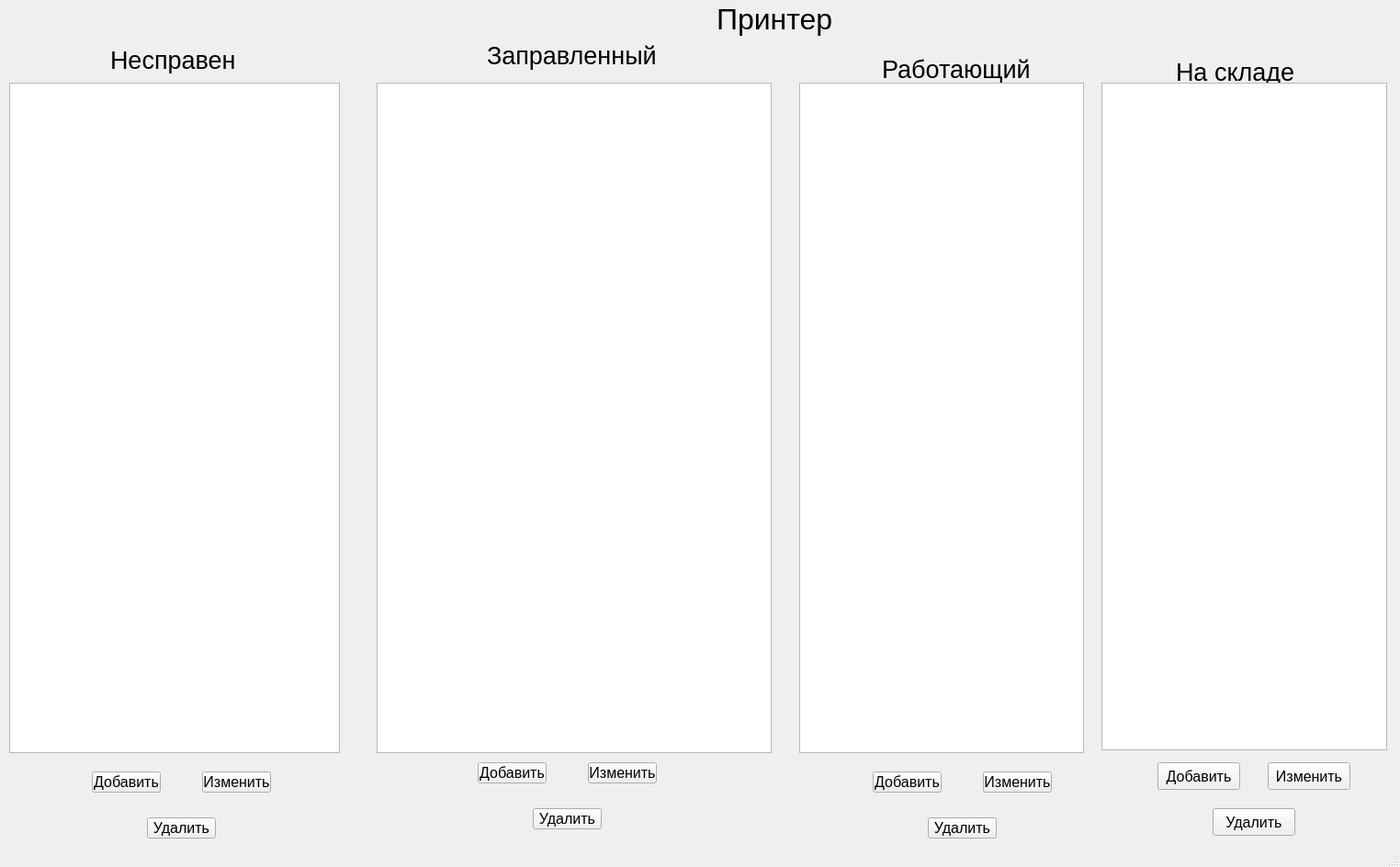
<?xml version="1.0" encoding="UTF-8"?>
<ui version="4.0">
 <class>MainWindow</class>
 <widget class="QMainWindow" name="MainWindow">
  <property name="geometry">
   <rect>
    <x>0</x>
    <y>0</y>
    <width>1524</width>
    <height>944</height>
   </rect>
  </property>
  <property name="windowTitle">
   <string>MainWindow</string>
  </property>
  <widget class="QWidget" name="centralwidget">
   <widget class="QPushButton" name="pb_add_defective">
    <property name="geometry">
     <rect>
      <x>100</x>
      <y>840</y>
      <width>75</width>
      <height>23</height>
     </rect>
    </property>
    <property name="font">
     <font>
      <pointsize>12</pointsize>
     </font>
    </property>
    <property name="text">
     <string>Добавить</string>
    </property>
   </widget>
   <widget class="QPushButton" name="pb_chance_defective">
    <property name="geometry">
     <rect>
      <x>220</x>
      <y>840</y>
      <width>75</width>
      <height>23</height>
     </rect>
    </property>
    <property name="font">
     <font>
      <pointsize>12</pointsize>
     </font>
    </property>
    <property name="text">
     <string>Изменить</string>
    </property>
   </widget>
   <widget class="QPushButton" name="pb_delete_defective">
    <property name="geometry">
     <rect>
      <x>160</x>
      <y>890</y>
      <width>75</width>
      <height>23</height>
     </rect>
    </property>
    <property name="font">
     <font>
      <pointsize>12</pointsize>
     </font>
    </property>
    <property name="text">
     <string>Удалить</string>
    </property>
   </widget>
   <widget class="QTableView" name="tableView_defective">
    <property name="geometry">
     <rect>
      <x>10</x>
      <y>90</y>
      <width>360</width>
      <height>730</height>
     </rect>
    </property>
   </widget>
   <widget class="QLabel" name="label">
    <property name="geometry">
     <rect>
      <x>780</x>
      <y>0</y>
      <width>171</width>
      <height>41</height>
     </rect>
    </property>
    <property name="font">
     <font>
      <pointsize>24</pointsize>
     </font>
    </property>
    <property name="text">
     <string>Принтер</string>
    </property>
   </widget>
   <widget class="QLabel" name="label_2">
    <property name="geometry">
     <rect>
      <x>120</x>
      <y>50</y>
      <width>170</width>
      <height>30</height>
     </rect>
    </property>
    <property name="font">
     <font>
      <pointsize>20</pointsize>
     </font>
    </property>
    <property name="text">
     <string>Несправен</string>
    </property>
   </widget>
   <widget class="QPushButton" name="pb_add_refueled">
    <property name="geometry">
     <rect>
      <x>520</x>
      <y>830</y>
      <width>75</width>
      <height>23</height>
     </rect>
    </property>
    <property name="font">
     <font>
      <pointsize>12</pointsize>
     </font>
    </property>
    <property name="text">
     <string>Добавить</string>
    </property>
   </widget>
   <widget class="QPushButton" name="pb_chance_refueled">
    <property name="geometry">
     <rect>
      <x>640</x>
      <y>830</y>
      <width>75</width>
      <height>23</height>
     </rect>
    </property>
    <property name="font">
     <font>
      <pointsize>12</pointsize>
     </font>
    </property>
    <property name="text">
     <string>Изменить</string>
    </property>
   </widget>
   <widget class="QPushButton" name="pb_delete_refueled">
    <property name="geometry">
     <rect>
      <x>580</x>
      <y>880</y>
      <width>75</width>
      <height>23</height>
     </rect>
    </property>
    <property name="font">
     <font>
      <pointsize>12</pointsize>
     </font>
    </property>
    <property name="text">
     <string>Удалить</string>
    </property>
   </widget>
   <widget class="QTableView" name="tableView_refueled">
    <property name="geometry">
     <rect>
      <x>410</x>
      <y>90</y>
      <width>430</width>
      <height>730</height>
     </rect>
    </property>
   </widget>
   <widget class="QLabel" name="label_3">
    <property name="geometry">
     <rect>
      <x>530</x>
      <y>40</y>
      <width>190</width>
      <height>40</height>
     </rect>
    </property>
    <property name="font">
     <font>
      <pointsize>20</pointsize>
     </font>
    </property>
    <property name="text">
     <string>Заправленный </string>
    </property>
   </widget>
   <widget class="QLabel" name="label_4">
    <property name="geometry">
     <rect>
      <x>960</x>
      <y>60</y>
      <width>170</width>
      <height>30</height>
     </rect>
    </property>
    <property name="font">
     <font>
      <pointsize>20</pointsize>
     </font>
    </property>
    <property name="text">
     <string>Работающий </string>
    </property>
   </widget>
   <widget class="QTableView" name="tableView_working">
    <property name="geometry">
     <rect>
      <x>870</x>
      <y>90</y>
      <width>310</width>
      <height>730</height>
     </rect>
    </property>
   </widget>
   <widget class="QPushButton" name="pb_add_working">
    <property name="geometry">
     <rect>
      <x>950</x>
      <y>840</y>
      <width>75</width>
      <height>23</height>
     </rect>
    </property>
    <property name="font">
     <font>
      <pointsize>12</pointsize>
     </font>
    </property>
    <property name="text">
     <string>Добавить</string>
    </property>
   </widget>
   <widget class="QPushButton" name="pushButton_chance_working">
    <property name="geometry">
     <rect>
      <x>1070</x>
      <y>840</y>
      <width>75</width>
      <height>23</height>
     </rect>
    </property>
    <property name="font">
     <font>
      <pointsize>12</pointsize>
     </font>
    </property>
    <property name="text">
     <string>Изменить</string>
    </property>
   </widget>
   <widget class="QPushButton" name="pushButton_delete_working">
    <property name="geometry">
     <rect>
      <x>1010</x>
      <y>890</y>
      <width>75</width>
      <height>23</height>
     </rect>
    </property>
    <property name="font">
     <font>
      <pointsize>12</pointsize>
     </font>
    </property>
    <property name="text">
     <string>Удалить</string>
    </property>
   </widget>
   <widget class="QLabel" name="label_5">
    <property name="geometry">
     <rect>
      <x>1280</x>
      <y>60</y>
      <width>145</width>
      <height>37</height>
     </rect>
    </property>
    <property name="font">
     <font>
      <pointsize>20</pointsize>
     </font>
    </property>
    <property name="text">
     <string>На складе</string>
    </property>
   </widget>
   <widget class="QTableView" name="tableView_on_clade">
    <property name="geometry">
     <rect>
      <x>1199</x>
      <y>90</y>
      <width>311</width>
      <height>727</height>
     </rect>
    </property>
   </widget>
   <widget class="QPushButton" name="pushButton_add_on_clade">
    <property name="geometry">
     <rect>
      <x>1260</x>
      <y>830</y>
      <width>90</width>
      <height>30</height>
     </rect>
    </property>
    <property name="font">
     <font>
      <pointsize>12</pointsize>
     </font>
    </property>
    <property name="text">
     <string>Добавить</string>
    </property>
   </widget>
   <widget class="QPushButton" name="pushButton_delete_on_clade">
    <property name="geometry">
     <rect>
      <x>1320</x>
      <y>880</y>
      <width>90</width>
      <height>30</height>
     </rect>
    </property>
    <property name="font">
     <font>
      <pointsize>12</pointsize>
     </font>
    </property>
    <property name="text">
     <string>Удалить</string>
    </property>
   </widget>
   <widget class="QPushButton" name="pushButton_chance_on_clade">
    <property name="geometry">
     <rect>
      <x>1380</x>
      <y>830</y>
      <width>90</width>
      <height>30</height>
     </rect>
    </property>
    <property name="font">
     <font>
      <pointsize>12</pointsize>
     </font>
    </property>
    <property name="text">
     <string>Изменить</string>
    </property>
   </widget>
  </widget>
  <widget class="QStatusBar" name="statusbar"/>
 </widget>
 <resources/>
 <connections/>
</ui>
